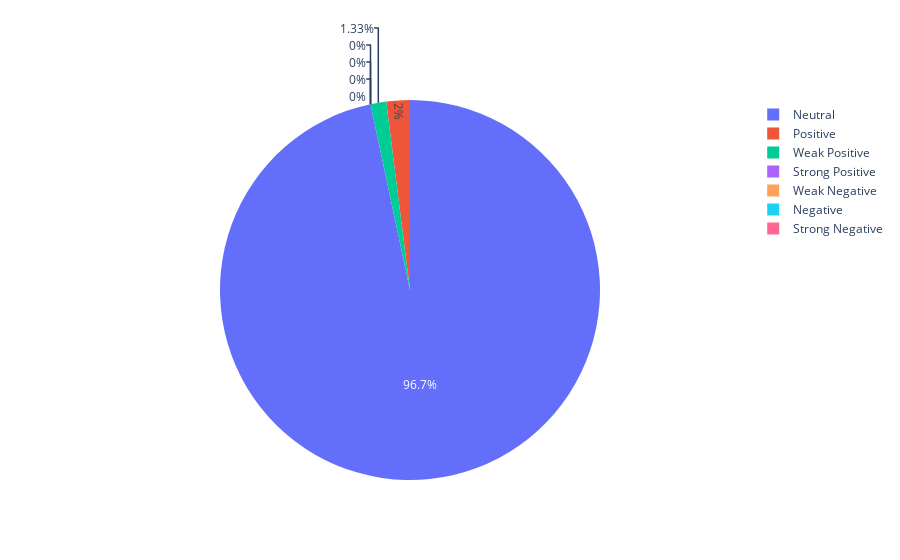

Notebook cell for this chart:
### Code cell
import tweepy
from tweepy import Stream 
from tweepy import OAuthHandler #for authentication, associated with twitter app
from tweepy.streaming import StreamListener #will listen to tweets 
from tweepy import API
from tweepy import Cursor
import json
import pandas as pd
import matplotlib.pyplot as plt
import numpy as np

import re #regular expression
from textblob import TextBlob
from googletrans import Translator
from vaderSentiment.vaderSentiment import SentimentIntensityAnalyzer


#import twitter_credentials

#### Twitter Client ####
class TwitterClient():
    def __init__(self, twitter_user=None):
        self.auth = TwitterAuthenticator().authenticate_twitter_app()
        self.twitter_client = API(self.auth)
        
    def get_twitter_client_api(self):
        return self.twitter_client
    
        self.twitter_user = twitter_user
    def get_user_timeline_tweets(self, num_tweets):
        tweets = []
        for tweet in Cursor(self.twitter_client.user_timeline, id = self.twitter_user).items(num_tweets):
            tweets.append(tweet)
        return tweets
    
    def get_friend_list(self, num_friends):
        friend_list = []
        for friend in Cursor(self.twitter_client.friends, id = self.twitter_user).items(num_friends):
            friend_list.append(friend)
        return friend_list
    
    def get_home_timeline_tweets(self, num_tweets):
        home_timeline_tweets = []
        for tweet in Cursor(self.twitter_client.home_timeline, id = self.twitter_user).items(num_tweets):
            home_timeline_tweets.append(tweet)
        return home_timeline_tweets
            

consumer_key = "RIydQiP66Cg0UWDUXaB3AFqbu"
consumer_secret = "F46Sl56eK72JGh6b1FOifWrKkEl9mnRrGvor13aI6XxsZfx59a"

access_key = "92405502-3KOekUgDt9huukhwFBdWP4jWWgwpL0dmCW47Iv6SE"
access_secret = "4HKAif32McyqUl3BzKmyK87wjtdiTj8py3V8TyZPDHt6s"

auth = tweepy.OAuthHandler(consumer_key, consumer_secret)
auth.set_access_token(access_key, access_secret)
api = tweepy.API(auth)

#### Twitter Authenticator ####
class TwitterAuthenticator():
    
    def authenticate_twitter_app(self):
        auth = OAuthHandler(consumer_key, consumer_secret)
        auth.set_access_token(access_key, access_secret)
        return auth
        

#### Twitter Streamer ####
class TwitterStreamer():
    """
    Class for streaming and processing live tweets
    """
    def __init__(self):
        self.twitter_authenticator = TwitterAuthenticator()
    
    def stream_tweets(self, fetched_tweets_filename, hash_tag_list):
        #This handles twitter authentication and the connection to the Twitter Streaming API.
        listener = TwitterListener(fetched_tweets_filename)
        auth = self.twitter_authenticator.authenticate_twitter_app()
        stream = Stream(auth, listener)
    
        #This line filters Twitter Stream to capture data by the keywords:
        stream.filter(track=hash_tag_list)

    
### Twitter Stream Listener
class TwitterListener(StreamListener):
    """
    This is a basic listener class that just prints received tweets to stdout.
    """
    def __init__(self, fetched_tweets_filename): #__init__ function to handle the authentication of API client
        self.fetched_tweets_filename = fetched_tweets_filename
        
    def on_data(self, data):
        try: 
            print(data)
            with open(self.fetched_tweets_filename, 'a') as tf:
                tf.write(data)
            return True
        except BasedException as e:
            print("Error on data: %s" % str(e))
        return True
    
    
    def on_error(self, status):
        if status == 420:
            # Returning false on_data method in case rate limit occurs.
            return False
        print(status)
        
class TweetAnalyzer():
    """
    Functionality for analyzing and categorizing content from tweets
    """

    def clean_tweet(self, tweet):
        #removesspecial characters from the strings and hyperlinks and returns a clean tweets
        return ' '.join(re.sub("(@[A-Za-z0-9]+)|([^0-9A-Za-z \t])|(\w+:\/\/\S+)", " ", tweet).split())
    
    def analyze_sentiment(self, tweet):
        analysis = TextBlob(self.clean_tweet(tweet))
        #Textblob helps to 1) Tokenize 2) Remove stopwords 
        # 3)Do Part of Speech(POS) tagging of tokens to adjective, adverbs
        # 4)Pass the tokens to a sentiment classifier which classifies tweet sentiment as
        # positive/negative/neutral by assigning polarity -1.0 to 1.0 . 
        # Textblob is trained on movie reviews dataset on a Naive Bayes Classifier
        
        return analysis.sentiment.polarity
    
    def tweets_to_data_frame(self, tweets):
        df = pd.DataFrame(data = [tweet.text for tweet in tweets], columns=['tweets'])
        df['id'] = np.array([tweet.id for tweet in tweets])
        df['len'] = np.array([len(tweet.text) for tweet in tweets])
        df['date'] = np.array([tweet.created_at for tweet in tweets])
        df['source'] = np.array([tweet.source for tweet in tweets])
        df['likes'] = np.array([tweet.favorite_count for tweet in tweets])
        df['retweets'] = np.array([tweet.retweet_count for tweet in tweets])
        return df
    


search_topic = input("Enter topic to search: ")
if __name__ == "__main__":
    
    twitter_client = TwitterClient()
    tweet_analyzer = TweetAnalyzer()
    api = twitter_client.get_twitter_client_api()
    
#     tweets = api.user_timeline(screen_name = "Fight4HongKong", count  = 2000 )
    tweets = [status for status in tweepy.Cursor(api.search, q="*", geocode = "37.0902,95.7129,250km "
                                                 ).items(150)]

    
    polarity = 0
    positive = 0
    wpositive = 0
    spositive = 0
    negative = 0
    wnegative = 0
    snegative = 0
    neutral = 0

    df = tweet_analyzer.tweets_to_data_frame(tweets)
    df['sentiment'] = np.array([tweet_analyzer.analyze_sentiment(tweet) for tweet in df['tweets']])
    for sentiment in df['sentiment']:
        
        if sentiment == 0:
            neutral += 1
        elif (sentiment > 0 and sentiment <= 0.3):
            wpositive += 1
        elif (sentiment > 0.3 and sentiment <= 0.6):
            positive += 1
        elif (sentiment > 0.6 and sentiment <= 1):
            spositive += 1
        elif (sentiment > -0.3 and sentiment <= 0):
            wnegative += 1
        elif (sentiment > -0.6 and sentiment <= -0.3):
            negative += 1
        elif (sentiment > -1 and sentiment <= -0.6):
            snegative += 1
       
#      print("snegative: " + str(snegative),
#           "negative: " + str(negative),
#           "wnegative: " + str(wnegative),
#           "neutral: " + str(neutral),
#           "wpositive: " + str(wpositive),
#           "positive: " + str(positive),
#           "spositive: " + str(spositive))
    print(df.head(10))
#     print(df["sentiment"].mean())
#     df['tweets'][1]

#Dataframe of count of categorized sentiments 
df_sentiments = pd.DataFrame({'Sentiment Classification Range':['0.6 to 1.0', '0.3 to 0.6', '0 to 0.3','0',
                                                                '-0.3 to 0 ', '-0.6 to 0.3', '-1.0 to -0.6'],
                              'Sentiments':['Strong Positive',"Positive","Weak Positive", "Neutral",
                                          "Weak Negative", "Negative", "Strong Negative"],
                                'Count':[spositive, positive, wpositive,
                                            neutral, wnegative, negative, snegative],
                             })


#Pie Chart to show the percentage of Sentiments 
import plotly.graph_objects as go 
labels = ['Strong Positive',"Positive","Weak Positive", "Neutral",
            "Weak Negative", "Negative", "Strong Negative"
         ]
values = [spositive, positive, wpositive,
          neutral, wnegative, negative, snegative
         ]
fig = go.Figure(data = [go.Pie(labels = labels , values = values)])


#Word Cloud for most common words in the given topic
# from wordcloud import WordCloud, STOPWORDS, ImageColorGenerator
# all_tweets = ' '.join(tweet for tweet in df['tweets'])
# wordcloud = WordCloud(stopwords=STOPWORDS).generate(all_tweets)
# plt.figure(figsize = (15,15))
# plt.imshow(wordcloud, interpolation='bilinear')
# plt.axis("off")
# plt.show()



fig.show()
df_sentiments

### Figure 1 — Plotly figure (JSON) as saved in the notebook; plotly's stock layout.template omitted (floating-point values rounded to 4 significant figures)
{"data": [{"labels": ["Strong Positive", "Positive", "Weak Positive", "Neutral", "Weak Negative", "Negative", "Strong Negative"], "type": "pie", "values": [0, 3, 2, 145, 0, 0, 0]}], "layout": {}}
